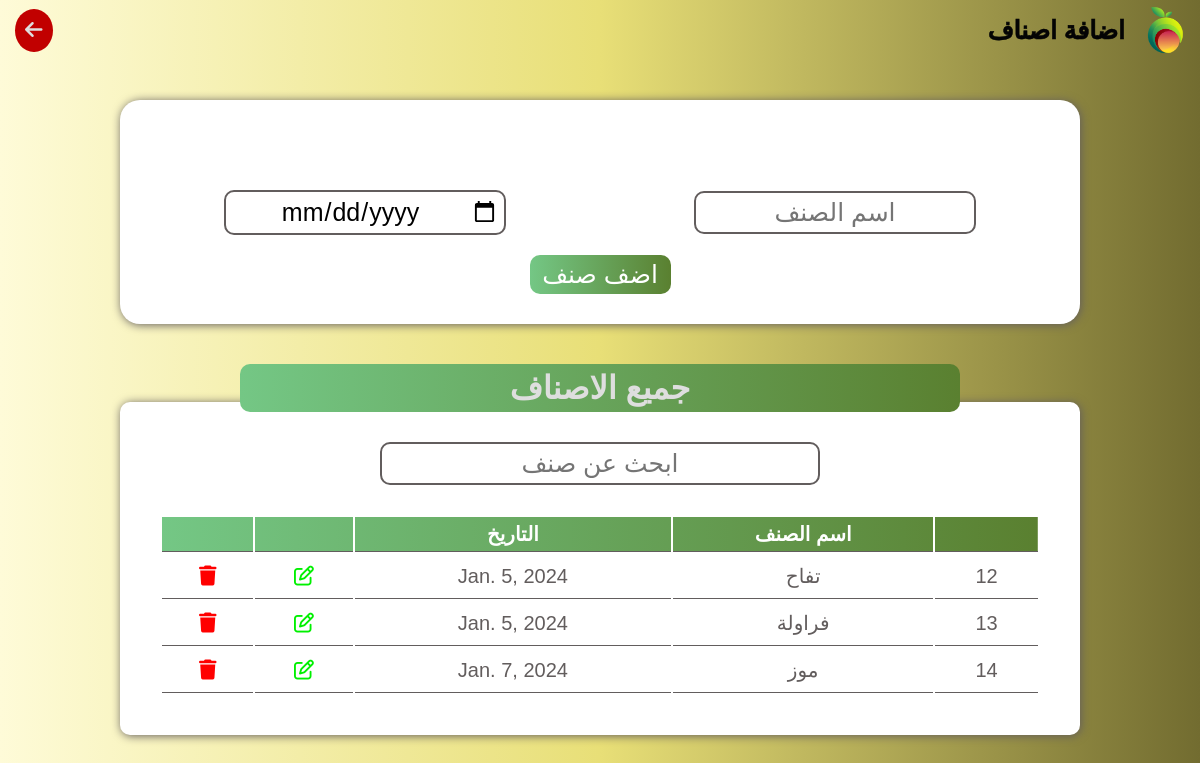
/items, run on the app's committed database.
### user/models.py (models this page shows, shortened)
class Item(models.Model):
    name = models.CharField(max_length=100)
    price = models.DecimalField(max_digits=5, decimal_places=2, default=0)
    date = models.DateField(default=timezone.now().date())

### user/views.py (the view, shortened to what this page needs)
# urls.py: path('items',views.add_items, name='items' ),
def add_items(request):
    item = Item.objects.all()
    context = {'item':item}
    return render(request,"kinds.html",context)

### templates/kinds.html (shortened to what this page needs)
{% load static %}
<!DOCTYPE html>
<html lang="en">
<head>
    <link rel="stylesheet" href="https://cdnjs.cloudflare.com/ajax/libs/font-awesome/6.5.1/css/all.min.css" />
    <link rel="stylesheet" href="{% static "css/main.css" %}">
</head>
<body>
    <header>
        <div class="main">
            <img src="{% static "images/logo.png" %}" alt="">
            <h1>اضافة اصناف</h1>
        </div>
        <a href="{% url "home" %}"><i class="fa-solid fa-arrow-left"></i></a>
    </header>
    <div class="todayscar">
        <form method="POST" class="addcar" action="{% url "items" %}">
            <ul class="messages">
            </ul>
            <div>
                <input name='name' type="text" placeholder="اسم الصنف">
                <input name='date' type="date" placeholder="التاريخ">
            </div>
            <button class="addbtn">اضف صنف</button>
        </form>
        <div class="title">
            <h1>جميع الاصناف</h1>
        </div>
        <div class="table">
            <input id="searchbar" type="text" placeholder="ابحث عن صنف">
            <table>
                <thead>
                    <tr>
                        <th></th>
                        <th>اسم الصنف</th>
                        <th>التاريخ</th>
                        <th></th>
                        <th></th>
                    </tr>
                </thead>
                <tbody id="tablebody">
                    <tr>
                    {% for n in item  %}
                        <td>{{n.id}}</td>
                        <td>{{n.name}}</td>
                        <td>{{n.date}}</td>
                        <td><a href="{% url "itemupdate" n.id %}" id="editcar" class="btn" style="color: #00F000;"><i class="fa-regular fa-pen-to-square"></i></a></td>
                        <td><a href="{% url "itemdelete" n.id %}" id="deletecar" class="btn"  style="color: #FF0000;" ><i class="fa-solid fa-trash"></i></a></td>
                    </tr>
                    {% endfor %}
                </tbody>
            </table>
        </div>
    </div>
</body>
</html>

### _project/static/css/main.css (style rules this page uses)
* { padding: 0; margin: 0; box-sizing: border-box; font-family: Arial, Helvetica, sans-serif; }
body { min-height: 100vh; display: flex; align-items: center; flex-direction: column; background: linear-gradient(270deg,#726c30,#e8df77,#FEFBD8); }
header { display: flex; justify-content: space-between; align-items: center; direction: rtl; flex-direction: row; width: 100%; z-index: 103; padding: 5px 15px; background: linear-gradient(270deg,#726c30,#e8df77,#FEFBD8); }
header a { text-decoration: none; color: #dedede; background-color: #c10000; padding: 10px; font-size: 20px; border-radius: 50%; transition: 0.5s ease; }
header h1,header h2 { font-size: 25px;color: #040404;-webkit-text-stroke:0.5px #040404; }
header div { display: flex; align-items: center; gap: 20px; color: #fff; }
header img { width: 40px; }
.addnewcar,.todayscar { width: 100%; height: 100vh; display: flex; align-items:center; flex-direction: column; }
.addcar { direction: rtl; width: 80%; margin: 40px; padding: 30px 10px; display: flex; align-items: center; justify-content: space-around; flex-direction: column; gap: 20px; background-color: #fff; border-radius: 20px; box-shadow: 1px 1px 10px #625D5D; }
.addcar div { justify-content: space-around; width: 100%; display: flex; align-items: center; }
.addcar input,.addcar select { width: 30%; text-align: center; font-size: 25px; padding: 5px; border-radius: 10px; outline: none; border: 2px solid #625D5D; }
.addcar button { width: 15%; font-size: 25px; padding: 5px; color: #fff; background:linear-gradient(270deg,#5A8030,#74C785); border: none; border-radius: 10px; transition: 0.5s ease; cursor: pointer; }
.title { width: 60%; text-align: center; background: linear-gradient(270deg,#5A8030,#74C785); padding: 5px; border-radius: 10px; color: #dedede; z-index: 100; }
.table { margin: -10px; width: 80%; display: flex; justify-content: center; align-items: center; flex-direction: column; direction: rtl; background-color: #fff; padding: 40px; border-radius: 10px; box-shadow: 1px 1px 10px #625D5D; }
.table input { width: 50%; text-align: center; font-size: 25px; padding: 5px; outline: none; border-radius: 10px; border: 2px solid #625D5D; margin-bottom: 30px; }
.table table { width: 100%; text-align: center; }
.table table th { font-size: 20px; padding: 5px; border-bottom: 1px solid #625D5D; }
.table table td { font-size: 20px; border-bottom: 1px solid #625D5D; padding: 10px; color: #625D5D; }
.table table td .btn { border: none; background-color: transparent; font-size: 20px; }
.todayscar .table table thead,.window table thead,.bigcon table thead { background: linear-gradient(270deg,#5A8030,#74C785); }
.todayscar .table table th,.window table th { font-size: 20px; color: #fff; padding: 5px; border-bottom: 1px solid #625D5D; }
.table table td,.window table td { font-size: 20px; border-bottom: 1px solid #625D5D; padding: 10px; color: #625D5D; }
.table table td .btn,.window table td .btn { border: none; background-color: transparent; font-size: 20px; cursor: pointer; }
.messages { list-style-type: none; padding: 10px; margin: 10px 0; }

### data on the page
Item: id "12", name "تفاح", date "Jan. 5, 2024"
Item: id "13", name "فراولة", date "Jan. 5, 2024"
Item: id "14", name "موز", date "Jan. 7, 2024"
